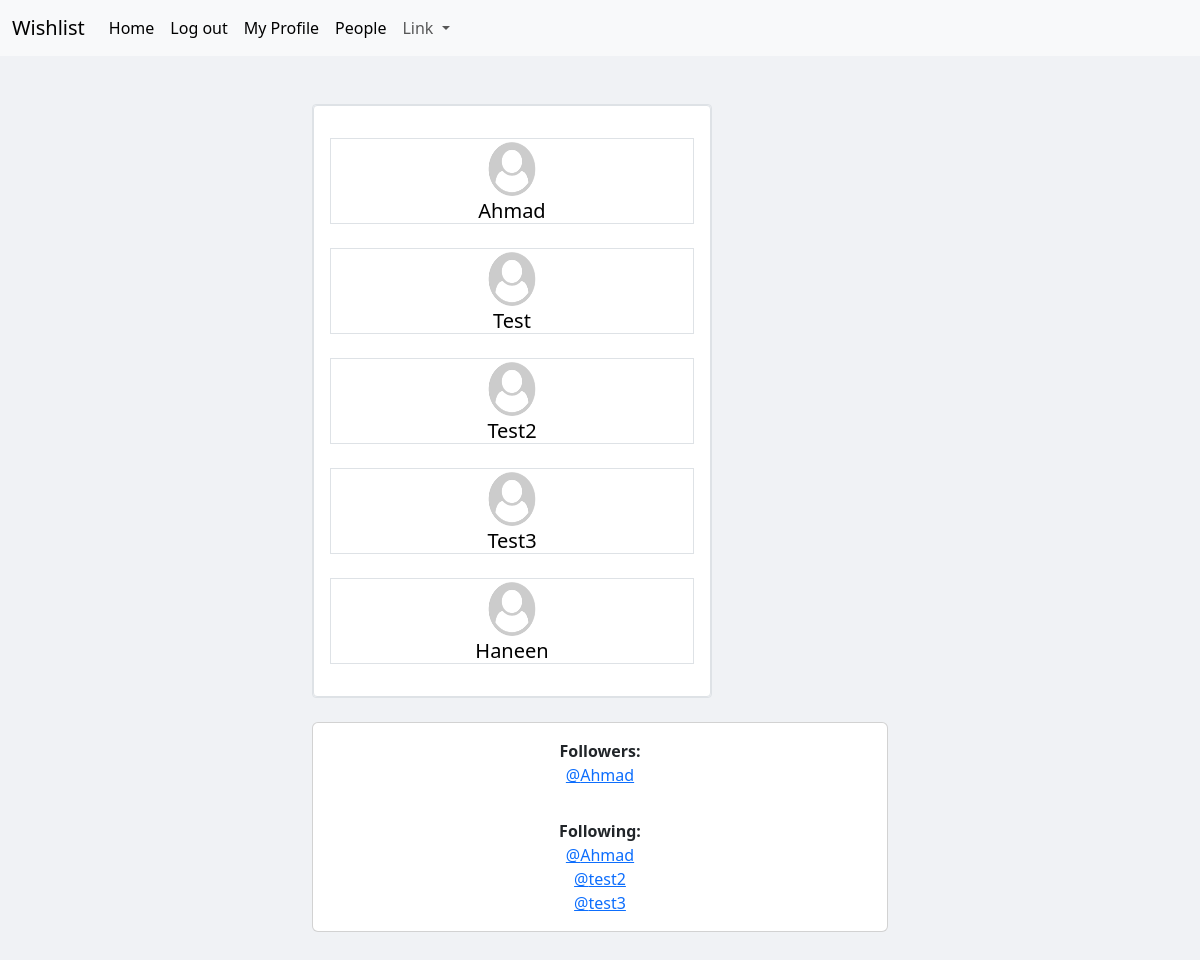
The app's page /people/ (signed in), older data.
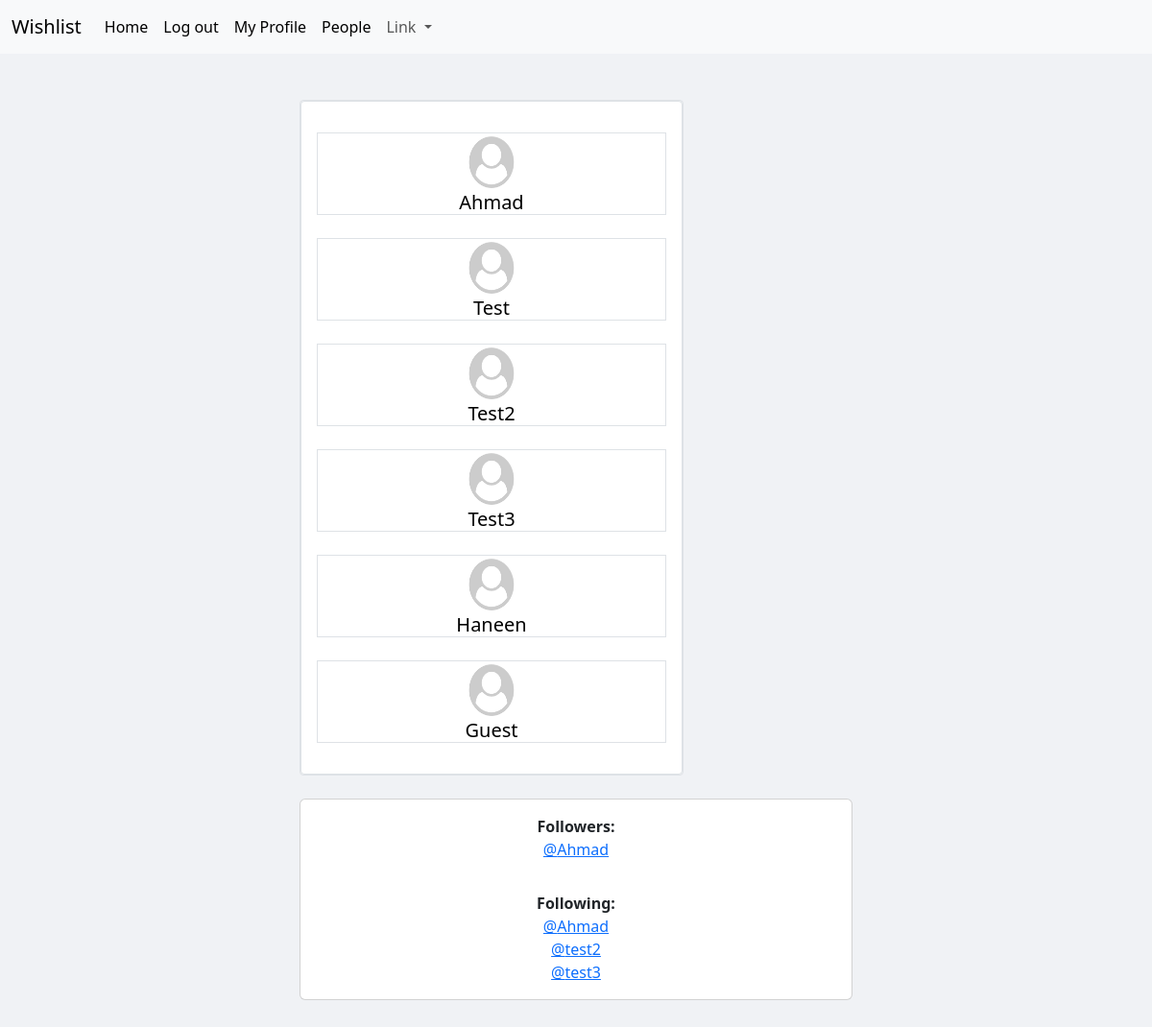
The same page, newer data.
### main/models.py (models this page shows, shortened)
class Profile(models.Model):
    user = models.OneToOneField(User, on_delete=models.CASCADE, related_name='profile')
    follows = models.ManyToManyField('self', related_name='followed_by', symmetrical=False, blank=True)
    image_field = models.ImageField(default='wishlist/images/profile_default.png', upload_to='wishlist/images/users_profile/')

### main/views.py (the view)
# urls.py: path('people/', views.people, name='people'),
@login_required(login_url='accounts:login')
def people(request):
    profile = request.user.profile
    persons = Profile.objects.exclude(user=request.user).prefetch_related('follows', 'followed_by')
    return render(request, 'main/people.html', {'persons': persons, 'profile': profile})

### main/templates/main/people.html (shortened to what this page needs)
{% extends 'base/layout.html' %}
{% block content %}
<br><br>
    {% if persons %}
    <div class="container text-center col-md-6 offset-md-3">
        <div class="list-group border rounded-1" style="max-width: 400px;">
                <div class="list-group-item list-group-item-action">
                    <br>
                    {% for person in persons %}
                        <a class="text-black link-offset-2 link-underline link-underline-opacity-0" href="{% url 'main:friend' person.user.username %}">
                            <div class="border align-items-center w-100">
                                <img src="{{ person.image_field.url }}" class="img-fluid rounded-circle" alt="profile_picture" style="width: 60px; height: 60px;">
                                <h5 class="card-title mx-auto">{{ person.user.username | title }}</h5>
                            </div>
                        </a>
                        <br>
                    {% endfor %}
                </div>
        </div>
        <br>
        {% if persons %}
        <div class="card">
            <div class="card-body">
                <strong>Followers:</strong><br>
                {% for person in persons %}
                    {% if person.user != request.user %}
                        {% if profile in person.follows.all %}
                            <a href="{% url 'main:friend' person.user.username %}">
                                @{{ person.user.username }}
                            </a>
                            <br>
                        {% endif %}
                    {% endif %}
                {% endfor %}
            </div>
            <div class="card-body">
                <strong>Following:</strong><br>
                {% for person in persons %}
                    {% if person.user != request.user %}
                        {% if profile in person.followed_by.all %}
                            <a href="{% url 'main:friend' person.user.username %}">
                                @{{ person.user.username }}
                            </a>
                            <br>
                        {% endif %}
                    {% endif %}
                {% endfor %}
            </div>
        </div>
        <br><br><br><br>
    {% endif %}
    {% endif %}
    </div>
{% endblock %}

### templates/base/layout.html (shortened to what this page needs)
{% load static %}
<!doctype html>
<html lang="en">
  <head>
    <link rel="stylesheet" href="{% static 'wishlist/css/style.css' %}">
    <link href="https://cdn.jsdelivr.net/npm/bootstrap@5.3.0/dist/css/bootstrap.min.css" rel="stylesheet">
  </head>
  <body>
    <header>
      {% include 'base/navbar.html' %}
    </header>
    <main>
            {% block content %}
            {% endblock %}
    </main>
  </body>
</html>

### templates/base/navbar.html (shortened to what this page needs)
<nav class="navbar navbar-expand-sm bg-body-tertiary">
    <div class="container-fluid">
      <a class="navbar-brand" href="{% url 'main:home' %}">Wishlist</a>
      <div class="offcanvas offcanvas-end" tabindex="-1" id="offcanvasNavbar" aria-labelledby="offcanvasNavbarLabel">
        <div class="offcanvas-body">
            <ul class="navbar-nav me-auto my-2 my-lg-0" style="--bs-scroll-height: 100px;">
              <li class="nav-item">
                <a class="nav-link active" aria-current="page" href="#">Home</a>
              </li>
              {% if not user.is_authenticated %}
                <li class="nav-item">
                  <a class="nav-link active" href="{% url 'accounts:login' %}">Log in</a>
                </li>
                <li class="nav-item">
                  <a class="nav-link active" href="{% url 'accounts:register_user' %}">Register</a>
                </li>
              {% else %}
                <li class="nav-item">
                  <a class="nav-link active" href="{% url 'accounts:logout' %}">Log out</a>
                </li>
                <li class="nav-item">
                  <a class="nav-link active" href="{% url 'accounts:my_profile' %}">My Profile</a>
                </li>
                <li class="nav-item">
                  <a class="nav-link active" href="{% url 'main:people' %}">People</a>
                </li>
                <li class="nav-item dropdown">
                  <a class="nav-link dropdown-toggle" href="#" role="button" data-bs-toggle="dropdown" aria-expanded="false">
                    Link
                  </a>
                </li>
            </ul>
              {% endif %}
        </div>
      </div>
    </div>
  </nav>

### static/main/css/style.css (style rules this page uses)
body { background-color: #f0f2f5 !important; }

Row changes from the older to the newer data that the page shows:
added Profile: image_field (placeholder picture), user.username "Guest"
